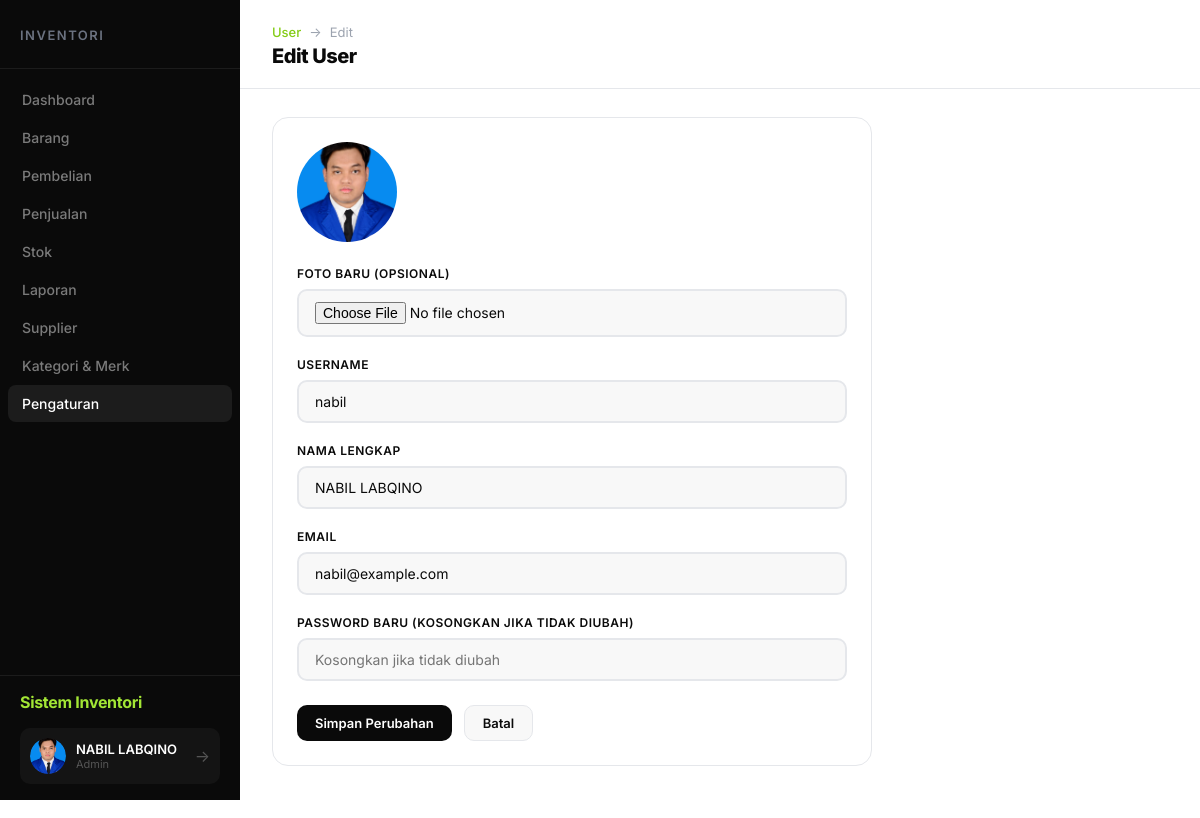
The page /user/KoreksiUser.php?id=3 (signed in) on the database its author committed.
### tables this page shows
CREATE TABLE `users` (
  `id` int(11) NOT NULL,
  `username` varchar(50) NOT NULL,
  `password` varchar(255) NOT NULL,
  `nama` varchar(100) NOT NULL,
  `email` varchar(100) NOT NULL,
  `created_at` timestamp NOT NULL DEFAULT current_timestamp(),
  `foto` varchar(255) DEFAULT NULL,
  `remember_token` varchar(64) DEFAULT NULL
);

### user/KoreksiUser.php (the view, shortened to what this page needs)
<?php
include "../koneksi.php";
$id = $_GET['id'] ?? '';
$stmt = $koneksi->prepare("SELECT * FROM users WHERE id = ?");
$stmt->execute([$id]);
$row = $stmt->fetch();
?>
<!DOCTYPE html>
<html lang="id">
<head>
    <link rel="stylesheet" href="../css/dashboard.css">
</head>
<body>
    <div class="dashboard">
        <?php include '../includes/sidebar.php'; ?>
        <main class="main">
            <header class="header">
                <div>
                    <div class="breadcrumb">
                        <a href="TampilUser.php">User</a>
                        <span>→</span>
                        <span>Edit</span>
                    </div>
                    <h1 class="page-title">Edit User</h1>
                </div>
            </header>
            <div class="content">
                <div class="card" style="max-width: 600px;">
                    <div style="margin-bottom: 20px;">
                        <img src="uploads/<?= htmlspecialchars($row['foto']) ?>" alt=""
                            style="width: 100px; height: 100px; object-fit: cover; border-radius: 50%;">
                    </div>
                    <form action="SimpanKoreksiUser.php" method="POST" enctype="multipart/form-data">
                        <div class="form-group">
                            <label class="form-label">Foto Baru (opsional)</label>
                            <input type="file" name="foto" class="form-control" accept="image/*">
                        </div>
                        <div class="form-group">
                            <label class="form-label">Username</label>
                            <input type="text" name="username" class="form-control" required
                                value="<?= htmlspecialchars($row['username']) ?>">
                        </div>
                        <div class="form-group">
                            <label class="form-label">Nama Lengkap</label>
                            <input type="text" name="nama" class="form-control" required
                                value="<?= htmlspecialchars($row['nama']) ?>">
                        </div>
                        <div class="form-group">
                            <label class="form-label">Email</label>
                            <input type="email" name="email" class="form-control" required
                                value="<?= htmlspecialchars($row['email']) ?>">
                        </div>
                        <div class="form-group">
                            <label class="form-label">Password Baru (kosongkan jika tidak diubah)</label>
                            <input type="password" name="password" class="form-control"
                                placeholder="Kosongkan jika tidak diubah">
                        </div>
                        <div style="display: flex; gap: 12px; margin-top: 24px;">
                            <button type="submit" class="btn btn-primary">Simpan Perubahan</button>
                            <a href="TampilUser.php" class="btn btn-secondary">Batal</a>
                        </div>
                    </form>
                </div>
            </div>
        </main>
    </div>
</body>
</html>

### css/dashboard.css (style rules this page uses)
:root { --accent: #a3e635; --accent-dark: #84cc16; --dark: #0a0a0a; --dark-2: #141414; --dark-3: #1c1c1c; --bg-main: #ffffff; --bg-section: #f8f8f8; --bg-card: #ffffff; --text-dark: #0a0a0a; --text-gray: #6b7280; --text-light: #9ca3af; --border: #e5e7eb; --success: #22c55e; --danger: #ef4444; --warning: #f59e0b; --sidebar-width: 240px; }
* { margin: 0; padding: 0; box-sizing: border-box; }
body { font-family: 'Inter', -apple-system, sans-serif; background: var(--bg-main); color: var(--text-dark); position: relative; overflow-x: hidden; }
.dashboard { display: flex; min-height: 100vh; position: relative; }
.main { flex: 1; margin-left: var(--sidebar-width); padding-right: 0; }
.header { background: var(--bg-main); padding: 24px 32px 20px; display: flex; justify-content: space-between; align-items: center; border-bottom: 1px solid var(--border); position: sticky; top: 0; z-index: 100; }
.page-title { font-size: 20px; font-weight: 800; color: var(--text-dark); letter-spacing: -0.5px; }
.content { padding: 28px 32px; }
.card { background: var(--bg-card); border-radius: 16px; border: 1px solid var(--border); padding: 24px; margin-bottom: 24px; }
.btn { display: inline-flex; align-items: center; gap: 8px; padding: 9px 18px; border-radius: 10px; font-size: 13px; font-weight: 600; text-decoration: none; border: none; cursor: pointer; transition: all 0.15s; font-family: inherit; }
.btn-primary { background: var(--dark); color: #fff; }
.btn-secondary { background: var(--bg-section); color: var(--text-dark); border: 1px solid var(--border); }
.form-group { margin-bottom: 20px; }
.form-label { display: block; font-size: 12px; font-weight: 600; color: var(--text-dark); margin-bottom: 8px; text-transform: uppercase; letter-spacing: 0.5px; }
.form-control { width: 100%; padding: 11px 16px; border: 2px solid var(--border); border-radius: 10px; font-size: 14px; font-family: inherit; background: var(--bg-section); color: var(--text-dark); transition: border-color 0.15s, box-shadow 0.15s; }
.breadcrumb { display: flex; align-items: center; gap: 8px; font-size: 13px; color: var(--text-light); margin-bottom: 4px; }
.breadcrumb a { color: var(--accent-dark); text-decoration: none; font-weight: 500; }

### rows shown on the page
users: foto (picture), username "nabil", nama "NABIL LABQINO", email "nabil@example.com"

### other values the page prints
$_SESSION['nama'] "NABIL LABQINO"
